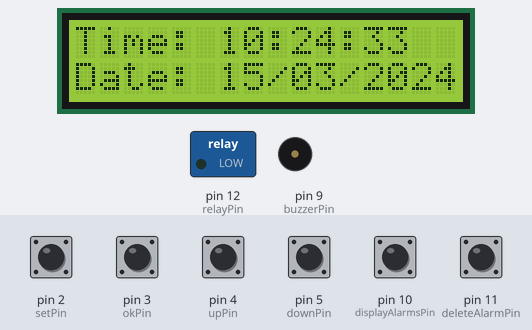
The sketch below on a simulated Arduino Uno, built for the host (arithmetic inside an expression is 32-bit, double 64-bit). Parts: 16×2 character LCD, switched loads named in the sketch (green lamp = pin HIGH), buzzer (waves = sounding, pin HIGH). Inputs (shaded band) come from the test bench; at power-on: pin 2 (setPin), pin 3 (okPin), pin 4 (upPin), pin 5 (downPin), pin 10 (displayAlarmsPin), pin 11 (deleteAlarmPin) HIGH. The local clock reads 2024-03-15 10:24:30 at power-on unless the sketch sets it; EEPROM starts erased.

Above: at 3.2 s.
3.3 s: pin 11 (deleteAlarmPin) pulled LOW for 0.15 s
At 4.7 s:
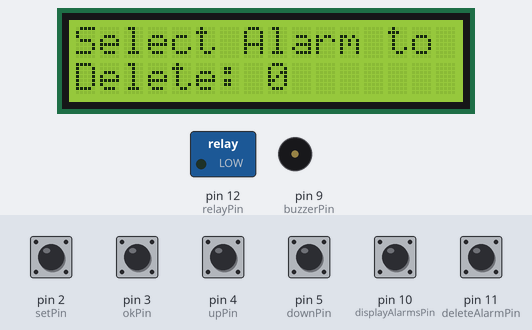
5.8 s: pin 3 (okPin) pulled LOW for 1 s
At 6.8 s:
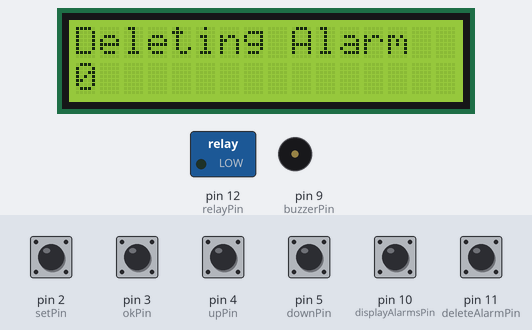
9.8 s: pin 10 (displayAlarmsPin) pulled LOW for 1 s
At 12.4 s:
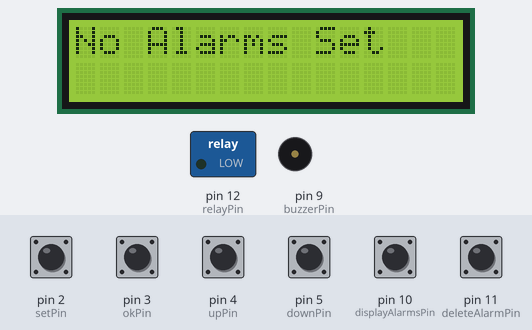
13.8 s: pin 2 (setPin) pulled LOW for 0.15 s
At 14.5 s:
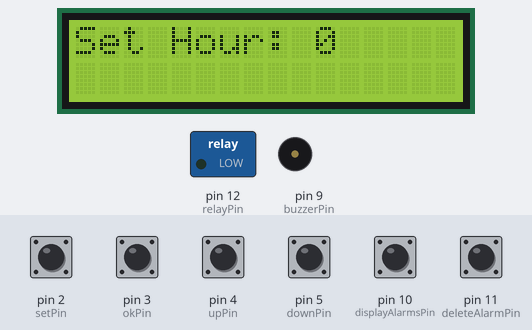
15.4 s: pin 3 (okPin) pulled LOW for 0.15 s
At 16.3 s:
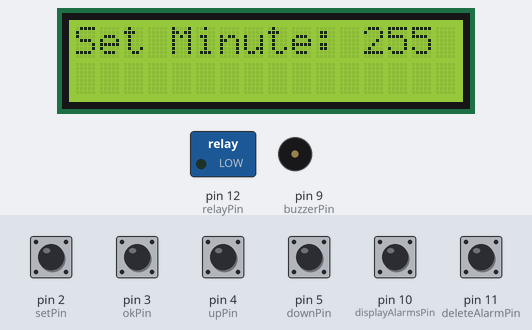
17.0 s: pin 3 (okPin) pulled LOW for 0.15 s
At 17.5 s:
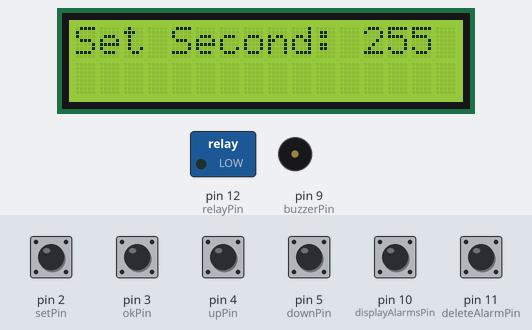
Timing chart, 0 to 20.0 s (numbered marks = the images above; inputs shaded):
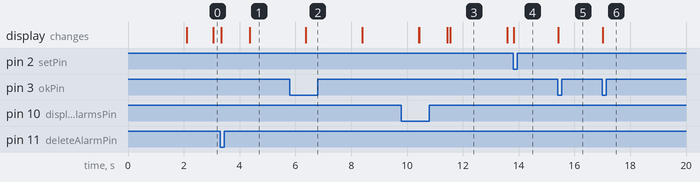

The sketch:

Program.ino
```cpp
#include <virtuabotixRTC.h>
#include <Wire.h>
#include <LiquidCrystal_I2C.h>
#include <EEPROM.h>

// Pin Definitions
const int setPin = 2, okPin = 3, upPin = 4, downPin = 5;
const int displayAlarmsPin = 10, deleteAlarmPin = 11, buzzerPin = 9, relayPin = 12; // Add relayPin

// LCD and RTC Initialization
LiquidCrystal_I2C lcd(0x27, 16, 2);
virtuabotixRTC myRTC(6, 7, 8); // SCLK, IO, CE pins

// Time Setting Variables
bool settingTime = false;
int setStep = 0, setHour = 0, setMinute = 0, setSecond = 0, setDayOfWeek = 0;

// Alarm Struct and Array
struct Alarm { int hour, minute, second, dayOfWeek; bool active; };
const int maxAlarms = 5;
Alarm alarms[maxAlarms];
int alarmCount = 0;

// Debounce timing and Screen Timeout
unsigned long lastDebounceTime = 0, debounceDelay = 200;
unsigned long lastInteractionTime = 0, screenTimeout = 4000;
int selectedAlarmToDelete = -1;

void setup() {
  Wire.begin();
  lcd.begin(16, 2);
  lcd.backlight();
  //seconds, minutes, hours, day of the week, date, month, year 0 for Sunday
  //myRTC.setDS1302Time (00, 15, 9, 6, 11, 8, 2024);
  pinMode(setPin, INPUT_PULLUP);
  pinMode(okPin, INPUT_PULLUP);
  pinMode(upPin, INPUT_PULLUP);
  pinMode(downPin, INPUT_PULLUP);
  pinMode(displayAlarmsPin, INPUT_PULLUP);
  pinMode(deleteAlarmPin, INPUT_PULLUP);
  pinMode(buzzerPin, OUTPUT);
  pinMode(relayPin, OUTPUT);
  loadAlarmsFromEEPROM();
  lcd.print("Initializing...");
  delay(2000);
  lastInteractionTime = millis();
}

void loop() {
  handleSwitches();
  if (!settingTime) {
    updateLCD();
  } else if (millis() - lastInteractionTime > screenTimeout) {
    settingTime = false;
    lcd.clear();
  }
  checkAlarmTime();
}

void handleSwitches() {
  unsigned long currentTime = millis();
  if (digitalRead(setPin) == LOW && currentTime - lastDebounceTime > debounceDelay) {
    lastDebounceTime = currentTime;
    settingTime = true;
    setStep = 0;
    lcd.clear();
    lcd.print("Set Hour: ");
    lcd.print(setHour);
    delay(1000);
    lastInteractionTime = millis();
    return;
  }
  if (digitalRead(displayAlarmsPin) == LOW && currentTime - lastDebounceTime > debounceDelay) {
    lastDebounceTime = currentTime;
    lcd.clear();
    lcd.print("Alarms Entered"); // Debugging line
    delay(1000);
    displayAlarms();
    lastInteractionTime = millis();
    return;
  }
  if (digitalRead(deleteAlarmPin) == LOW && currentTime - lastDebounceTime > debounceDelay) {
    lastDebounceTime = currentTime;
    lcd.clear();
    lcd.print("Deleting Alarm"); // Debugging line
    delay(1000);
    deleteAlarm();
    lastInteractionTime = millis();
    return;
  }
  if (settingTime) {
    if ((digitalRead(upPin) == LOW || digitalRead(downPin) == LOW) && currentTime - lastDebounceTime > debounceDelay) {
      lastDebounceTime = currentTime;
      int increment = (digitalRead(upPin) == LOW) ? 1 : -1;
      if (setStep == 0) setHour = (setHour + increment + 24) % 24;
      else if (setStep == 1) setMinute = (setMinute + increment + 60) % 60;
      else if (setStep == 2) setSecond = (setSecond + increment + 60) % 60;
      else if (setStep == 3) setDayOfWeek = (setDayOfWeek + increment + 7) % 7; // Added dayOfWeek setting
      updateLCDForSetting();
      delay(500);
      lastInteractionTime = millis();
    }
    if (digitalRead(okPin) == LOW && currentTime - lastDebounceTime > debounceDelay) {
      lastDebounceTime = currentTime;
      setStep++;
      if (setStep == 4) { // Updated step count for day of week
        setAlarm();
        settingTime = false;
      } else {
        updateLCDForSetting();
      }
      delay(500);
      lastInteractionTime = millis();
    }
  }
}

void updateLCD() {
  myRTC.updateTime();
  lcd.clear();
  lcd.print("Time: ");
  printFormatted(myRTC.hours);
  lcd.print(":");
  printFormatted(myRTC.minutes);
  lcd.print(":");
  printFormatted(myRTC.seconds);
  lcd.setCursor(0, 1);
  lcd.print("Date: ");
  printFormatted(myRTC.dayofmonth);
  lcd.print("/");
  printFormatted(myRTC.month);
  lcd.print("/");
  lcd.print(myRTC.year);
  lastInteractionTime = millis();
}

void updateLCDForSetting() {
  lcd.clear();
  if (setStep == 0)
    lcd.print("Set Hour: "), lcd.print(setHour);
  else if (setStep == 1)
    lcd.print("Set Minute: "), lcd.print(setMinute);
  else if (setStep == 2)
    lcd.print("Set Second: "), lcd.print(setSecond);
  else if (setStep == 3) {
    lcd.print("Set Day: ");
    switch (setDayOfWeek) { // Display the day of the week
      case 0: lcd.print("Sun"); break;
      case 1: lcd.print("Mon"); break;
      case 2: lcd.print("Tue"); break;
      case 3: lcd.print("Wed"); break;
      case 4: lcd.print("Thur"); break;
      case 5: lcd.print("Fri"); break;
      case 6: lcd.print("Sat"); break;
    }
  }
  lastInteractionTime = millis();
}

void checkAlarmTime() {
  myRTC.updateTime();
  int currentDayOfWeek = myRTC.dayofweek;
  for (int i = 0; i < alarmCount; i++) {
    if (alarms[i].active && myRTC.hours == alarms[i].hour && myRTC.minutes == alarms[i].minute && myRTC.seconds == alarms[i].second && currentDayOfWeek == alarms[i].dayOfWeek) {
      digitalWrite(relayPin, HIGH); // Activate relay
      digitalWrite(buzzerPin, HIGH); // Turn on buzzer
      delay(2000);
      digitalWrite(relayPin, LOW); // Deactivate relay after the delay
      digitalWrite(buzzerPin, LOW); // Turn off buzzer after the delay
      alarms[i].active = false;
      deleteInactiveAlarms();
      saveAlarmsToEEPROM();
    }
  }
}

void displayAlarms() {
  lcd.clear();
  delay(100); // Short delay to ensure the LCD has time to clear

  if (alarmCount == 0) {
    lcd.print("No Alarms Set");
    delay(2000); // Delay to make sure the message is visible
  } else {
    for (int i = 0; i < alarmCount; i++) {
      lcd.setCursor(0, 0);
      lcd.print("Alarm ");
      lcd.print(i + 1);
      lcd.print(": ");
      lcd.setCursor(0, 1);
      if (alarms[i].active) {
        printFormatted(alarms[i].hour);
        lcd.print(":");
        printFormatted(alarms[i].minute);
        lcd.print(":");
        printFormatted(alarms[i].second);
        lcd.print(" ");
        switch (alarms[i].dayOfWeek) { // Display the day of the week
          case 0: lcd.print("Sun"); break;
          case 1: lcd.print("Mon"); break;
          case 2: lcd.print("Tue"); break;
          case 3: lcd.print("Wed"); break;
          case 4: lcd.print("Thu"); break;
          case 5: lcd.print("Fri"); break;
          case 6: lcd.print("Sat"); break;
        }
      } else {
        lcd.print("Inactive");
      }
      delay(2000);
      lcd.clear();
      lastInteractionTime = millis();
    }
  }
}

void deleteAlarm() {
  lcd.clear();
  if (alarmCount == 0) {
    lcd.print("No Alarms Set");
    delay(2000);
    lcd.clear();
    return;
  }
  lcd.print("Select Alarm to");
  lcd.setCursor(0, 1);
  lcd.print("Delete: ");
  lcd.print(selectedAlarmToDelete + 1);
  delay(2000);
  lastInteractionTime = millis();

  while (true) {
    unsigned long currentTime = millis();
    if ((digitalRead(upPin) == LOW || digitalRead(downPin) == LOW) && currentTime - lastDebounceTime > debounceDelay) {
      lastDebounceTime = currentTime;
      selectedAlarmToDelete = (selectedAlarmToDelete + (digitalRead(upPin) == LOW ? 1 : alarmCount - 1)) % alarmCount;
      lcd.clear();
      lcd.print("Select Alarm to");
      lcd.setCursor(0, 1);
      lcd.print("Delete: ");
      lcd.print(selectedAlarmToDelete + 1);
      delay(2000);
      lastInteractionTime = millis();
    }
    if (digitalRead(okPin) == LOW && currentTime - lastDebounceTime > debounceDelay) {
      lastDebounceTime = currentTime;
      deleteSelectedAlarm();
      break;
    }
    if (millis() - lastInteractionTime > screenTimeout) {
      lcd.clear();
      break;
    }
  }
}

void deleteSelectedAlarm() {
  lcd.clear();
  lcd.print("Deleting Alarm");
  lcd.setCursor(0, 1);
  lcd.print(selectedAlarmToDelete + 1);
  delay(2000);
  lastInteractionTime = millis();
  for (int i = selectedAlarmToDelete; i < alarmCount - 1; i++)
    alarms[i] = alarms[i + 1];
  alarmCount--;
  saveAlarmsToEEPROM();
  lcd.clear();
  lcd.print("Alarm Deleted!");
  delay(2000);
  lastInteractionTime = millis();
}

void deleteInactiveAlarms() {
  for (int i = 0; i < alarmCount; i++) {
    if (!alarms[i].active) {
      for (int j = i; j < alarmCount - 1; j++)
        alarms[j] = alarms[j + 1];
      alarmCount--;
      i--;
    }
  }
}

void setAlarm() {
  if (alarmCount >= maxAlarms) {
    lcd.clear();
    lcd.print("Alarm Limit Reached");
    delay(2000);
    return;
  }
  alarms[alarmCount++] = {setHour, setMinute, setSecond, setDayOfWeek, true}; // Added dayOfWeek
  saveAlarmsToEEPROM();
  lcd.clear();
  lcd.print("Alarm Set!");
  delay(2000);
  lastInteractionTime = millis();
}

void loadAlarmsFromEEPROM() {
  alarmCount = EEPROM.read(0);
  for (int i = 0; i < alarmCount; i++) {
    alarms[i].hour = EEPROM.read(1 + i * 5); // Updated address calculation
    alarms[i].minute = EEPROM.read(2 + i * 5); // Updated address calculation
    alarms[i].second = EEPROM.read(3 + i * 5); // Updated address calculation
    alarms[i].dayOfWeek = EEPROM.read(4 + i * 5); // Added dayOfWeek read
    alarms[i].active = EEPROM.read(5 + i * 5); // Updated address calculation
  }
}

void saveAlarmsToEEPROM() {
  EEPROM.write(0, alarmCount);
  for (int i = 0; i < alarmCount; i++) {
    EEPROM.write(1 + i * 5, alarms[i].hour); // Updated address calculation
    EEPROM.write(2 + i * 5, alarms[i].minute); // Updated address calculation
    EEPROM.write(3 + i * 5, alarms[i].second); // Updated address calculation
    EEPROM.write(4 + i * 5, alarms[i].dayOfWeek); // Added dayOfWeek write
    EEPROM.write(5 + i * 5, alarms[i].active); // Updated address calculation
  }
}

void printFormatted(int value) {
  if (value < 10) lcd.print("0");
  lcd.print(value);
}
```

Measured:
- after the input at 3.3 s, the display: first changes at once (image 1 shows a later state)
- after the input at 5.8 s, the display: changes after 0.58 s (image 2)
- after the input at 9.8 s, the display: first differs from a run without the input after 0.64 s (image 3 shows a later state)
- after the input at 13.8 s, the display: changes at once (image 4)
- after the input at 15.4 s, the display: changes at once (image 5)
- after the input at 17.0 s, the display: changes at once (image 6)
- what the display in image 3 shows lasts 2.0 s, from 11.6 s to 13.6 s
